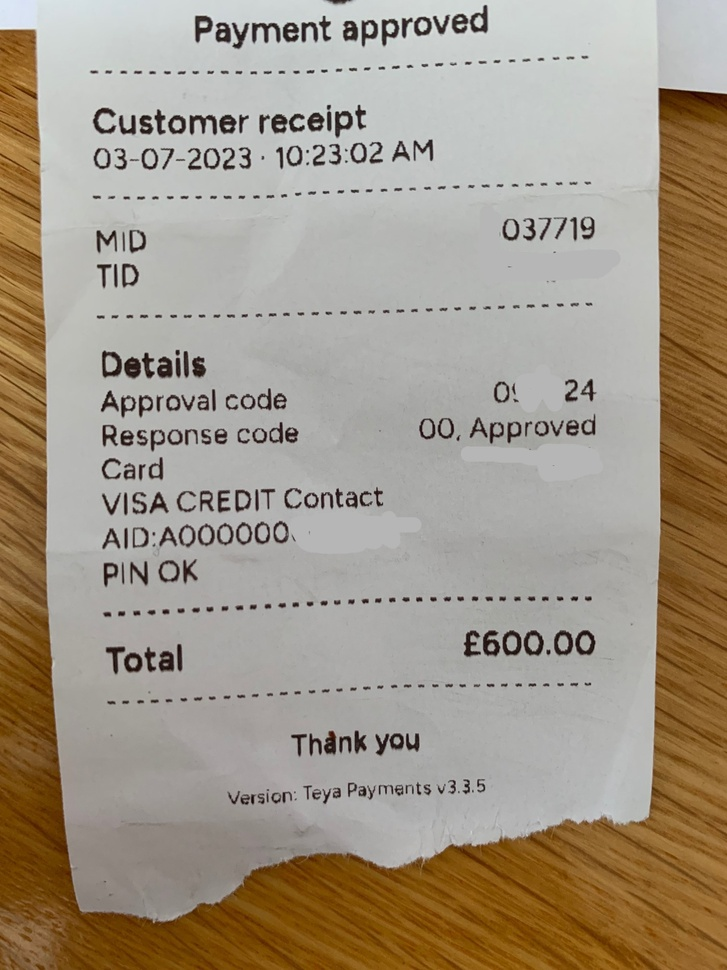
#> input picture ImageHandling/image_processing/tests/a01.jpg, 727 x 970 px, shrunk from 1512 x 2016 before the run, found by its file name; its folder holds only this picture in this run
$ python text_checker.py
#> lines starting #> are read from the running program, lines starting #| are printed output that depends on the picture
# https://github.com/UB-Mannheim/tesseract/wiki
import cv2
import pytesseract
from PIL import Image, ImageEnhance, ImageFilter

pytesseract.pytesseract.tesseract_cmd = r'C:/Program Files/Tesseract-OCR/tesseract.exe'

for i in range(1, 6):  # Assuming you have 10 images from a01.jpg to a10.jpg
    image_path = f'tests/a{i:02d}.jpg'  # Assuming the images are in the same directory as your Python script


    # Read the image using OpenCV
    image = cv2.imread(image_path)
#> image is the input picture: shape (970, 727, 3); mean B, G, R 136, 151.4, 162.1
    # [10 lines of commented-out code are left out]
    gray = cv2.cvtColor(image, cv2.COLOR_BGR2GRAY)
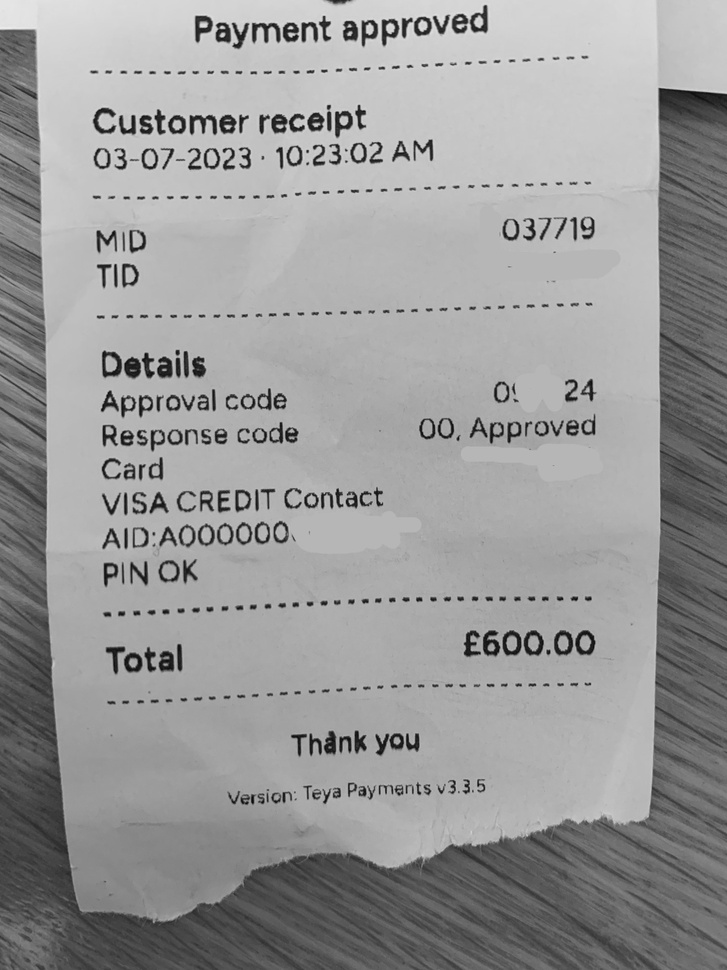
#> gray: shape (970, 727); min 5, max 237, mean 152.9

    # Apply OCR using Pytesseract
#> (the run stopped early here; a loop or call above may not have finished)
